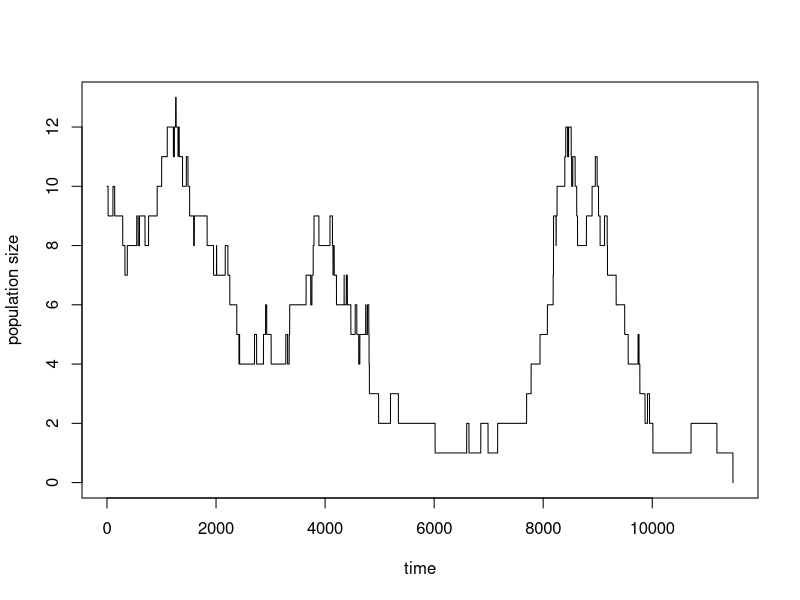
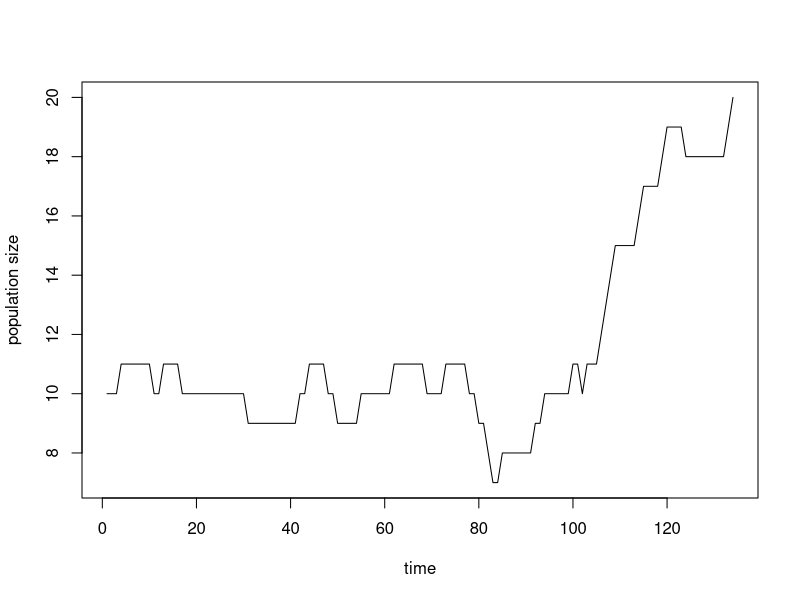
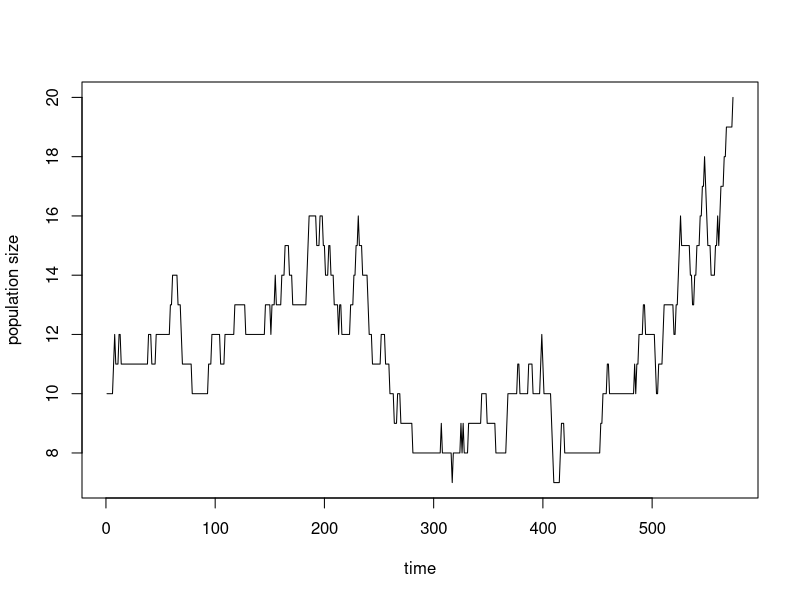

Write the R code that produced these figures, in order.
Nmax <- 20
N <- 10
time.series <- c(N)


stochastic.time.series <- function(N, Nmax, b, d, Dt){
  time.series <- c(N)
  while (N > 0 & N < Nmax) {
  event <- sample(c(1, -1, 0), 1, c(b*N*Dt, d*N*Dt, 1-N*Dt*(b + d)), replace = TRUE)
  N <- N + event
  time.series <- append(time.series, N)
  }
  return(time.series)
}

result <- stochastic.time.series(10, 20, 1.0, 1.1, 0.001)

plot(result, type = "l", xlab = "time", ylab = "population size")


# Method 1: more elegant?
stochastic.time.series <- function(N0, Nmax, b, d, Dt){
  n <- c(N0)
  t <- 1
  while (n[t] > 0 & n[t] < Nmax) {
    event <- sample(c(1, -1, 0), 1, c(b*n[t]*Dt, d*n[t]*Dt, 1-n[t]*Dt*(b + d)), replace = TRUE)
    n[t+1] <- n[t] + event
    t <- t + 1
  }
  return(n)
}
result <- stochastic.time.series(10, 20, 1.0, 1.1, 0.01)
result
plot(result, type = "l", xlab = "time", ylab = "population size")

# Method 2: more intuitive?
stochastic.time.series <- function(N0, Nmax, b, d, Dt){
  n <- c(N0)
  t <- 1
  while (n[t] > 0 & n[t] < Nmax) {
    event <- sample(c(1, -1, 0), 1, c(b*n[t]*Dt, d*n[t]*Dt, 1-n[t]*Dt*(b + d)), replace = TRUE)
    n[t+1] <- n[t] + event
    t <- t + 1
  }
  return(n)
}
result <- stochastic.time.series(10, 20, 1.0, 1.1, 0.01)
result
plot(result, type = "l", xlab = "time", ylab = "population size")


# drawing waiting times from exponential distribution

rexp(5, rate = 2)






